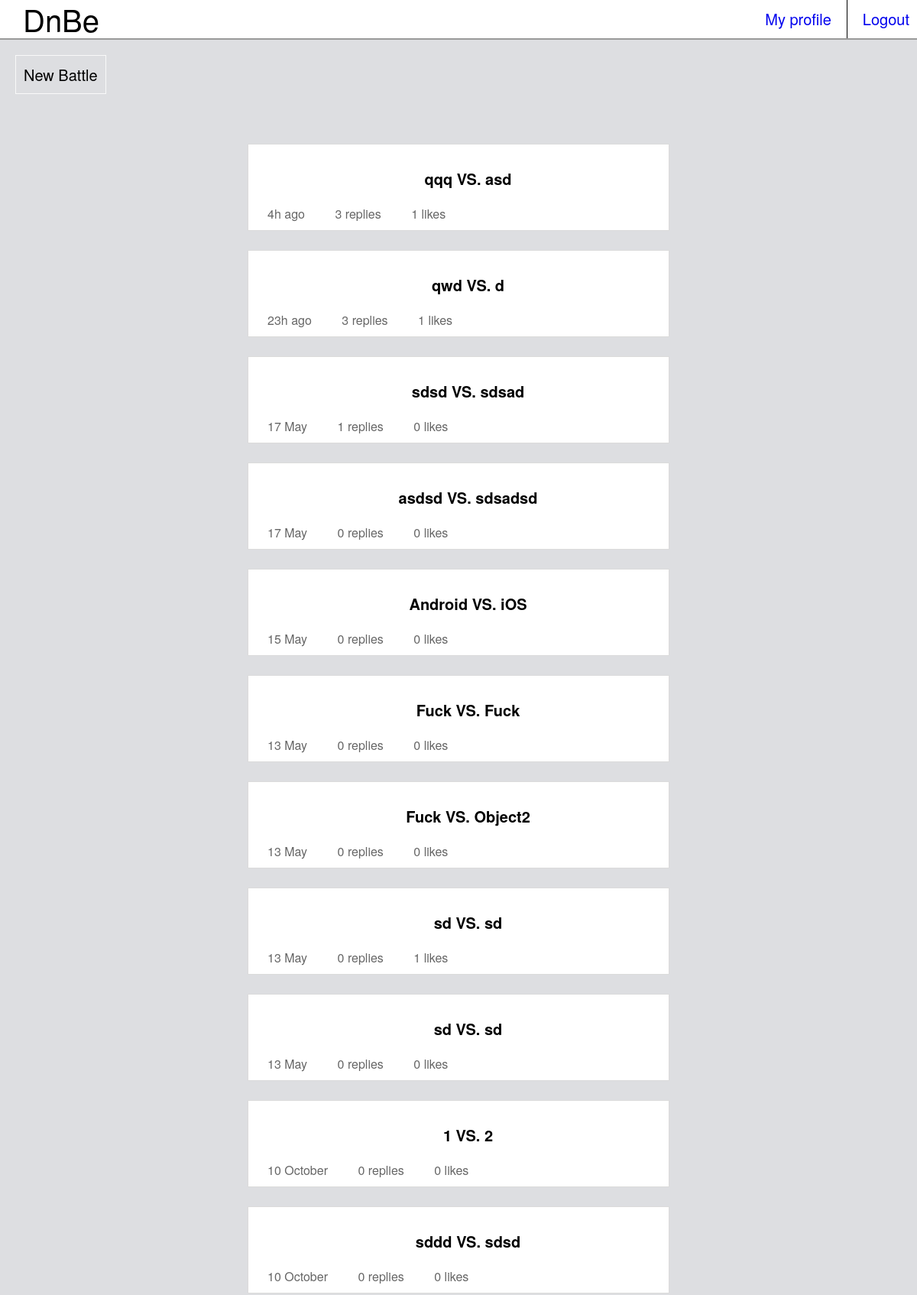
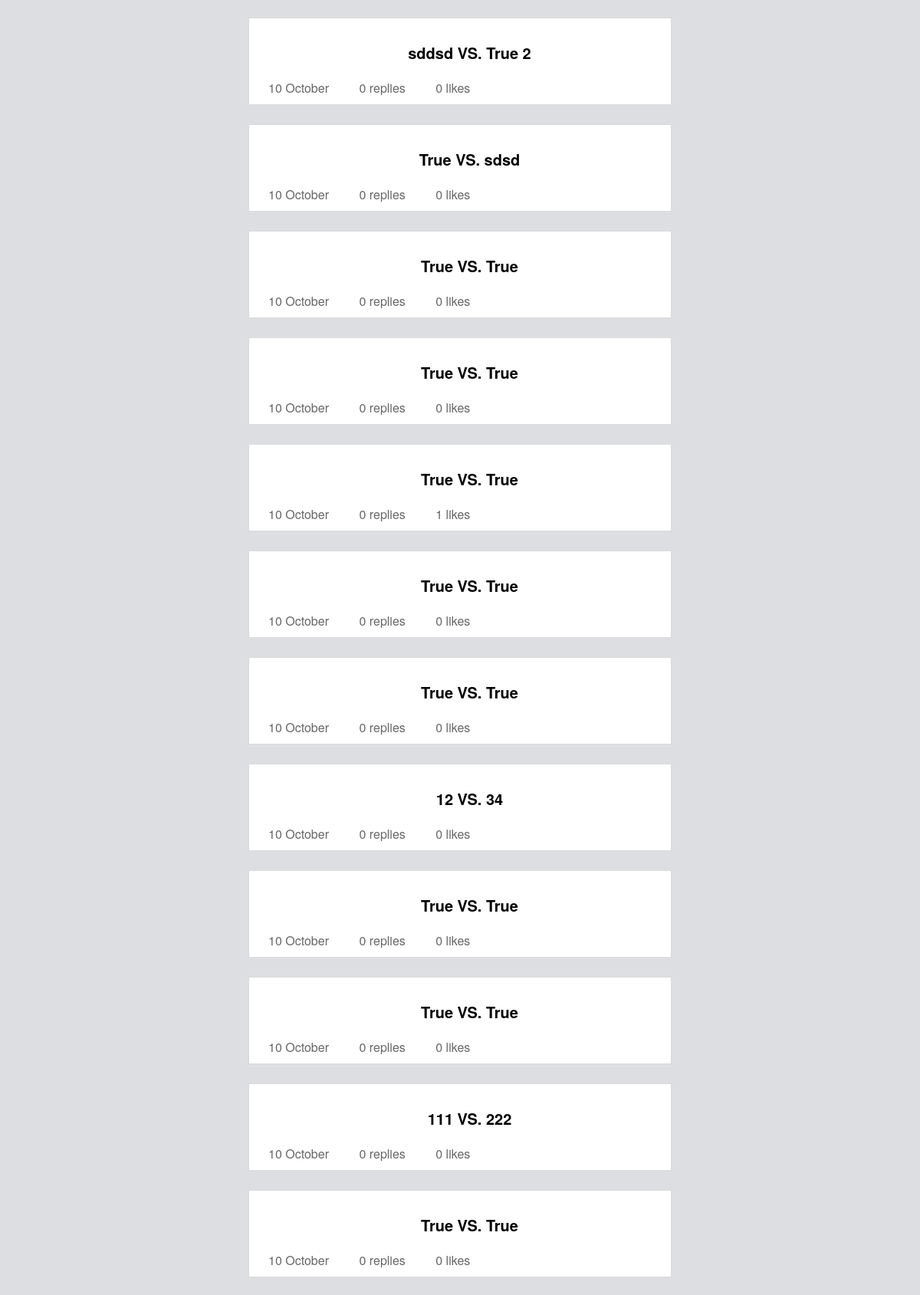
The page /h/ (signed in, upper part) on the database its author committed (2 pictures, top to bottom).
### holywars/models.py (models this page shows, shortened)
class Holywar(models.Model):
    holywar_object_1 = models.CharField(max_length=20, default='True')
    holywar_description_1 = models.CharField(max_length=100, default='True')
    holywar_object_2 = models.CharField(max_length=20, default='True')
    holywar_description_2 = models.CharField(max_length=100, default='True')
    user = models.ForeignKey(User, blank=True, null=True)
    holywar_likes = models.IntegerField(default=0)
    threads = models.IntegerField(default=0)
    time_create = models.DateTimeField(auto_now_add=True, default='2000-10-10 10:10')
    def time_ago_create(self):
        create_time = self.time_create.replace(microsecond=0)
        now_time = datetime.datetime.now().replace(microsecond=0)
        now_time = now_time.replace(tzinfo=None)
        ago_time = now_time - create_time
        hours, remainder = divmod(ago_time.seconds, 3600)
        minutes, seconds = divmod(remainder, 60)
        if ago_time.days >= 1:
            day = create_time.day
            month = create_time.strftime("%B")
            return "%s %s" % (day, month)
        elif hours > 0:
            hours = str(hours) + 'h ago'
            return hours
        else:
            minutes = str(minutes) + 'm ago'
            return minutes

### holywars/views.py (the view)
# urls.py: url(r'^h/$', views.HolywarList.as_view(), name='holywars'),
class HolywarList(ListView):
    model = Holywar
    template_name = 'holywars/index.html'
    def get_queryset(self):
        qs = super(HolywarList, self).get_queryset()
        return qs.order_by('-id')
    def dispatch(self, request, *args, **kwargs):
        if not self.request.user.is_authenticated():
            return HttpResponseRedirect('/')
        else:
            return super(HolywarList, self).dispatch(request, *args, **kwargs)

### templates/holywars/index.html (shortened to what this page needs)
<!DOCTYPE html>
    <head>
    {% load staticfiles %}
    <link rel="stylesheet" type="text/css" href="{% static 'style.css' %}" />
    </head>
    <body>
        <div class="header">
            <a href="/" class="header_title"> DnBe </a>
            <a href="/accounts/logout/" class="header_my_profile"> Logout </a>
            <a href="/my_profile" class="header_my_profile" style="  border-right: 1px solid black;padding-right: 20px;">    My profile
            </a>
        </div>
        <a href="/new_holywar" class="header_new_holywar"> New Battle </a>
        <div class="main" style="padding-top: 20px;">
            <div class="thread_grid_main" style="padding-bottom: 100px;width:90%;margin:0 auto;background:transparent; padding-top:0;">
                {% for holywar in object_list %}
                    <a href="{{holywar.id}}" class="thread_grid" style="max-width: 550px;">
                        <h2 class="thread_grid_name" style="padding-bottom: 0px;text-align:center;"> {{ holywar.holywar_object_1 }} VS. {{ holywar.holywar_object_2 }} </h2>
                        <p class="thread_grid_footer" style="text-align:left;display:inline-block;"> {{holywar.time_ago_create}}</p>
                        <p class="thread_grid_footer" style="text-align:left;display:inline-block;"> {{holywar.threads}} replies </p>
                        <p class="thread_grid_footer" style="text-align:left;display:inline-block;"> {{holywar.holywar_likes}} likes </p>
                    </a>
                {% endfor %}
            </div>
        </div>
    </body>
</html>

### static/style.css (style rules this page uses)
body,html { margin: 0; padding: 0; background-color: rgb(221, 222, 225); font-family: "Helvetica Neue",Helvetica,Arial,sans-serif; }
a { text-decoration: none; }
.header { height: 50px; background-color: white; font-size: 20px; border-bottom: 2px solid #9a9a9a; }
.header_title { line-height: 50px; display: inline-block; font-size: 2em; padding: 0px 30px; color: black; }
.header_new_holywar { display: inline-block; margin: 1em 1em 1em 20px; font-size: 20px; color: black; border: 1px solid rgb(249, 249, 249); padding: 10px; }
.header_my_profile { display: inline-block; float: right; line-height: 50px; margin: 0 10px }
.main { width: 100%; }
.thread_grid_main { width: 100%; padding-top: 50px; background-color: #f5f5f5; }
.thread_grid { max-width: 950px; margin-left: auto; margin-right: auto; display: block; background-color: white; border: 1px solid #e5e5e5; border: 1px solid rgb(219, 219, 219); margin-top: 25px; }
.thread_grid_name { font-size: 20px; padding-top: 30px; padding-left: 25px; margin: 0; color: black; }
.thread_grid_footer { opacity: 0.6; padding: 20px 10px 10px 25px; margin: 0; color: black; }

### rows shown on the page
Holywar: holywar_object_1 "qqq", holywar_object_2 "asd", time_ago_create "4h ago", threads "3", holywar_likes "1"
Holywar: holywar_object_1 "qwd", holywar_object_2 "d", time_ago_create "23h ago", threads "3", holywar_likes "1"
Holywar: holywar_object_1 "sdsd", holywar_object_2 "sdsad", time_ago_create "17 May", threads "1", holywar_likes "0"
Holywar: holywar_object_1 "asdsd", holywar_object_2 "sdsadsd", time_ago_create "17 May", threads "0", holywar_likes "0"
Holywar: holywar_object_1 "Android", holywar_object_2 "iOS", time_ago_create "15 May", threads "0", holywar_likes "0"
Holywar: holywar_object_1 "Fuck", holywar_object_2 "Fuck", time_ago_create "13 May", threads "0", holywar_likes "0"
Holywar: holywar_object_1 "Fuck", holywar_object_2 "Object2", time_ago_create "13 May", threads "0", holywar_likes "0"
Holywar: holywar_object_1 "sd", holywar_object_2 "sd", time_ago_create "13 May", threads "0", holywar_likes "1"
Holywar: holywar_object_1 "sd", holywar_object_2 "sd", time_ago_create "13 May", threads "0", holywar_likes "0"
Holywar: holywar_object_1 "1", holywar_object_2 "2", time_ago_create "10 October", threads "0", holywar_likes "0"
Holywar: holywar_object_1 "sddd", holywar_object_2 "sdsd", time_ago_create "10 October", threads "0", holywar_likes "0"
Holywar: holywar_object_1 "sddsd", holywar_object_2 "True 2", time_ago_create "10 October", threads "0", holywar_likes "0"
Holywar: holywar_object_1 "True", holywar_object_2 "sdsd", time_ago_create "10 October", threads "0", holywar_likes "0"
Holywar: holywar_object_1 "True", holywar_object_2 "True", time_ago_create "10 October", threads "0", holywar_likes "0"
Holywar: holywar_object_1 "True", holywar_object_2 "True", time_ago_create "10 October", threads "0", holywar_likes "0"
Holywar: holywar_object_1 "True", holywar_object_2 "True", time_ago_create "10 October", threads "0", holywar_likes "1"
Holywar: holywar_object_1 "True", holywar_object_2 "True", time_ago_create "10 October", threads "0", holywar_likes "0"
Holywar: holywar_object_1 "True", holywar_object_2 "True", time_ago_create "10 October", threads "0", holywar_likes "0"
Holywar: holywar_object_1 "12", holywar_object_2 "34", time_ago_create "10 October", threads "0", holywar_likes "0"
Holywar: holywar_object_1 "True", holywar_object_2 "True", time_ago_create "10 October", threads "0", holywar_likes "0"
Holywar: holywar_object_1 "True", holywar_object_2 "True", time_ago_create "10 October", threads "0", holywar_likes "0"
Holywar: holywar_object_1 "111", holywar_object_2 "222", time_ago_create "10 October", threads "0", holywar_likes "0"
Holywar: holywar_object_1 "True", holywar_object_2 "True", time_ago_create "10 October", threads "0", holywar_likes "0"
